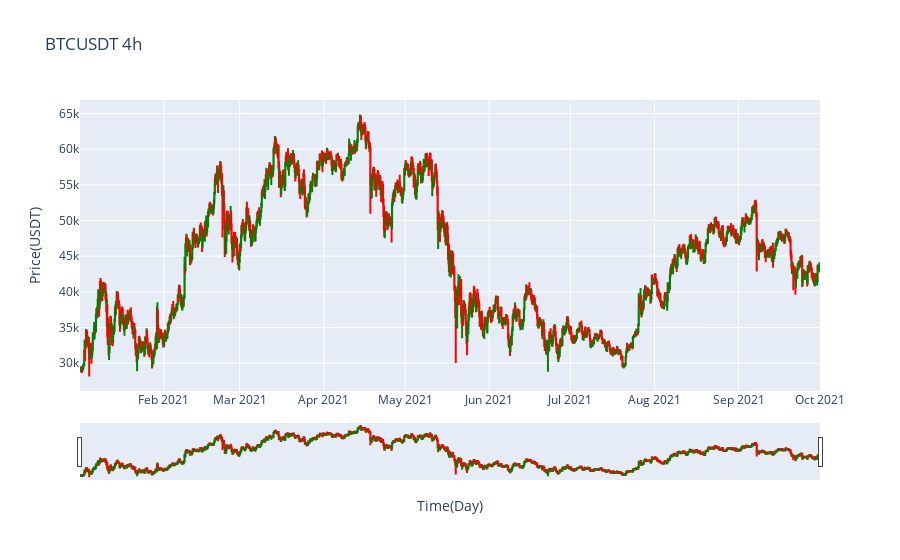

Notebook cell for this chart:
### Code cell
fig = go.Figure(
data=[
    go.Candlestick(
    x=df.index,
        low=df['Low'],
        high=df['High'],
        close=df['Close'],
        open=df['Open'],
        increasing_line_color='green',
        decreasing_line_color='red'
    )    
]
)
fig.update_layout(
title = Name1,
yaxis_title = 'Price(USDT)',
xaxis_title = 'Time(Day)',
)
fig.show()

### Figure 1 — Plotly figure (JSON) as saved in the notebook; plotly's stock layout.template omitted (floating-point values rounded to 4 significant figures; data arrays with more than 128 entries replaced by an {"elided": "..."} marker saying what was removed)
{"data": [{"close": {"elided": "1638 str values"}, "decreasing": {"line": {"color": "red"}}, "high": {"elided": "1638 str values"}, "increasing": {"line": {"color": "green"}}, "low": {"elided": "1638 str values"}, "open": {"elided": "1638 str values"}, "type": "candlestick", "x": {"elided": "1638 str values"}}], "layout": {"title": {"text": "BTCUSDT 4h"}, "xaxis": {"title": {"text": "Time(Day)"}}, "yaxis": {"title": {"text": "Price(USDT)"}}}}
